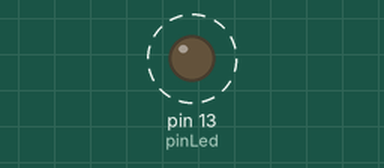
This sketch was run on a simulated Arduino Uno, built with avr-gcc and run on an emulated ATmega328P. On the bench: output pins drawn as LEDs (lit = HIGH). Dashed ring = blinking.

Above: at 0.2 s.
Timing chart, 0 to 3.0 s (numbered marks = the images above):
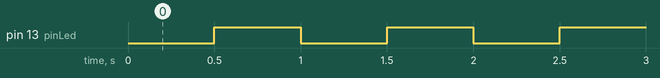

Measured:
- by itself, pin 13 (pinLed): alternates HIGH for 0.50 s and LOW for 0.50 s

The sketch:

A.ino
```cpp
const int pinLed = 13;
void setup() {

  pinMode(pinLed,OUTPUT);

}

void loop() {

  delay(500);
  digitalWrite(pinLed,HIGH);
  delay(500);
  digitalWrite(pinLed,LOW);


}
```
